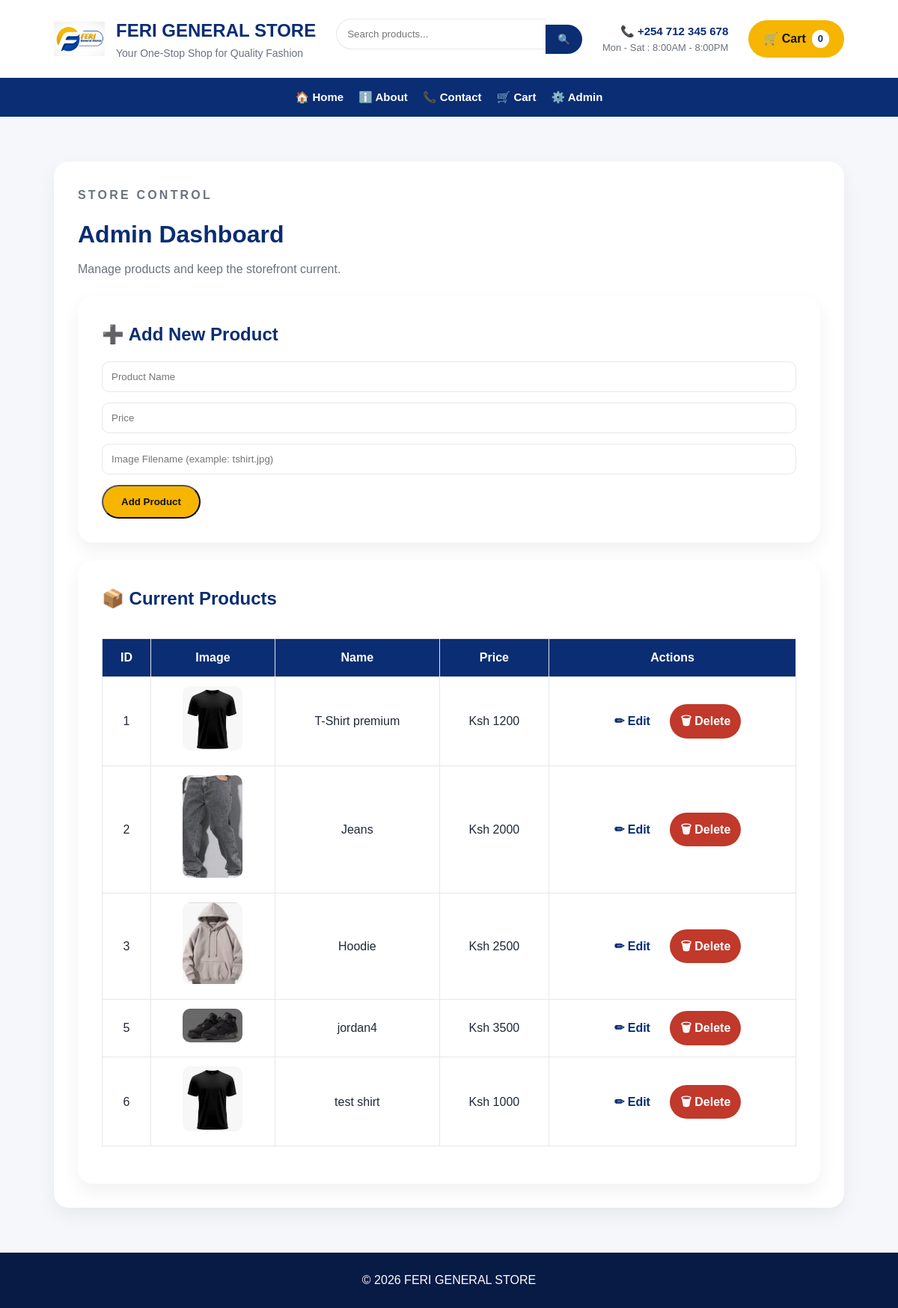
/admin, run on an earlier commit of the app's database.
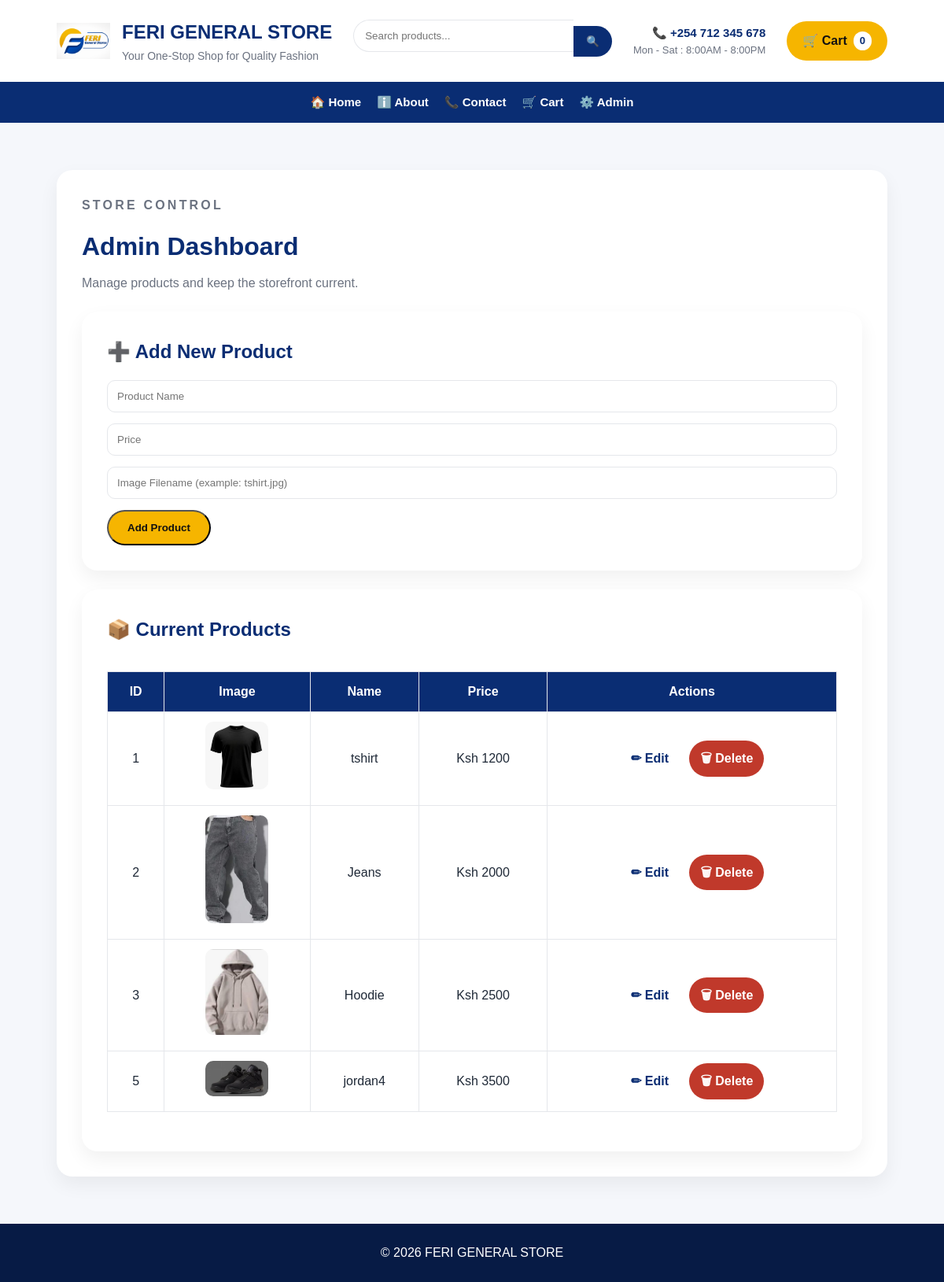
And on a later commit of the database.
### tables this page shows
CREATE TABLE products(
    id INTEGER PRIMARY KEY AUTOINCREMENT,
    name TEXT NOT NULL,
    price INTEGER NOT NULL,
    image TEXT NOT NULL
, category TEXT);

### app.py (the view)
@app.route("/admin")
def admin():
    connection = get_db_connection()
    cursor = connection.cursor()
    cursor.execute("SELECT * FROM products")
    products = cursor.fetchall()
    connection.close()
    return render_template("admin.html", products=products, cart_count=len(get_cart()))

### app.py (called while the page is built)
def get_db_connection():
    connection = sqlite3.connect("store.db")
    connection.row_factory = sqlite3.Row
    return connection

def get_cart():
    return session.get("cart", [])

### templates/admin.html (shortened to what this page needs)
{% extends "base.html" %}
{% block content %}
<section class="page-shell">
    <div class="page-card page-card-wide">
        <div class="section-heading">
            <p class="eyebrow">Store control</p>
            <h1>Admin Dashboard</h1>
            <p>Manage products and keep the storefront current.</p>
        </div>
        <div class="page-card" style="margin-bottom:24px;">
            <h2 style="color:#0A2D73; margin-bottom:16px;">➕ Add New Product</h2>
            <form action="{{ url_for('add_product') }}" method="POST">
                <input type="text" name="name" placeholder="Product Name" required>
                <input type="number" name="price" placeholder="Price" required>
                <input type="text" name="image" placeholder="Image Filename (example: tshirt.jpg)" required>
                <button type="submit" class="btn btn-primary">Add Product</button>
            </form>
        </div>
        <div class="page-card">
            <h2 style="color:#0A2D73; margin-bottom:16px;">📦 Current Products</h2>
            <div style="overflow-x:auto;">
                <table>
                    <thead>
                        <tr>
                            <th>ID</th>
                            <th>Image</th>
                            <th>Name</th>
                            <th>Price</th>
                            <th>Actions</th>
                        </tr>
                    </thead>
                    <tbody>
                        {% for product in products %}
                        <tr>
                            <td>{{ product.id }}</td>
                            <td><img src="{{ url_for('static', filename='uploads/' + product.image) }}" width="80" style="border-radius:10px;"></td>
                            <td>{{ product.name }}</td>
                            <td>Ksh {{ product.price }}</td>
                            <td>
                                <a href="{{ url_for('edit_product', product_id=product.id) }}" class="btn btn-secondary" style="padding:10px 14px; margin-right:8px;">✏ Edit</a>
                                <a href="{{ url_for('delete_product', product_id=product.id) }}" class="btn btn-primary" onclick="return confirm('Delete this product?');" style="padding:10px 14px; background:#c0392b; color:white;">🗑 Delete</a>
                            </td>
                        </tr>
                        {% endfor %}
                    </tbody>
                </table>
            </div>
        </div>
    </div>
</section>
{% endblock %}

### templates/base.html (shortened to what this page needs)
<!DOCTYPE html>
<html lang="en">
<head>
    <link rel="stylesheet" href="{{ url_for('static', filename='css/style.css') }}">
</head>
<body>
<header class="top-header">
    <div class="logo-section">
        <img src="{{ url_for('static', filename='images/feri-logo.png') }}" class="logo" alt="FERI logo">
        <div>
            <h1>FERI GENERAL STORE</h1>
            <p>Your One-Stop Shop for Quality Fashion</p>
        </div>
    </div>
    <div class="search-section">
        <form action="{{ url_for('home') }}" method="GET" class="search-box">
            <input type="text" name="search" placeholder="Search products..." value="{{ search if search else '' }}">
            <button type="submit">🔍</button>
        </form>
    </div>
    <div class="contact-section">
        <h3>📞 +254 712 345 678</h3>
        <p>Mon - Sat : 8:00AM - 8:00PM</p>
    </div>
    <div class="cart-section">
        <a href="{{ url_for('cart_page') }}">🛒 Cart <span class="cart-badge">{{ cart_count if cart_count is defined else 0 }}</span></a>
    </div>
</header>
<nav class="navbar">
    <a href="{{ url_for('home') }}">🏠 Home</a>
    <a href="{{ url_for('about_page') }}">ℹ️ About</a>
    <a href="{{ url_for('contact_page') }}">📞 Contact</a>
    <a href="{{ url_for('cart_page') }}">🛒 Cart</a>
    <a href="{{ url_for('admin') }}">⚙️ Admin</a>
</nav>
<main>
{% block content %}{% endblock %}
</main>
<footer>
    <p>© 2026 FERI GENERAL STORE</p>
</footer>
</body>
</html>

### static/css/style.css (style rules this page uses)
:root { --primary: #0A2D73; --primary-dark: #071b45; --accent: #F6B500; --accent-dark: #d79a00; --text: #1f2937; --muted: #6b7280; --border: #e5e7eb; --bg: #f5f7fb; }
* { margin: 0; padding: 0; box-sizing: border-box; font-family: Arial, Helvetica, sans-serif; }
html { scroll-behavior: smooth; }
body { background: var(--bg); color: var(--text); line-height: 1.6; }
a { text-decoration: none; }
img { max-width: 100%; }
.top-header { background: #fff; display: flex; justify-content: space-between; align-items: center; flex-wrap: wrap; gap: 16px; padding: 18px 6%; box-shadow: 0 6px 18px rgba(0, 0, 0, 0.06); }
.logo-section { display: flex; align-items: center; gap: 15px; }
.logo { width: 68px; height: 68px; object-fit: contain; }
.logo-section h1 { color: var(--primary); font-size: 24px; }
.logo-section p { color: var(--muted); font-size: 14px; }
.search-box { display: flex; align-items: center; }
.search-box input { width: 280px; padding: 12px 14px; border: 1px solid var(--border); border-right: none; border-radius: 999px 0 0 999px; outline: none; }
.search-box button { padding: 12px 16px; border: none; background: var(--primary); color: white; cursor: pointer; border-radius: 0 999px 999px 0; }
.contact-section { text-align: right; }
.contact-section h3 { color: var(--primary); font-size: 15px; }
.contact-section p { color: var(--muted); font-size: 13px; }
.cart-section a { text-decoration: none; background: var(--accent); color: #111; padding: 12px 20px; border-radius: 999px; font-weight: bold; display: inline-flex; align-items: center; gap: 8px; }
.cart-badge { background: #fff; color: var(--primary); border-radius: 999px; padding: 2px 8px; font-size: 13px; }
.navbar { background: var(--primary); display: flex; justify-content: center; flex-wrap: wrap; gap: 20px; padding: 14px; }
.navbar a { color: white; font-weight: bold; font-size: 15px; }
.eyebrow { text-transform: uppercase; color: var(--accent); letter-spacing: 0.2em; font-weight: bold; margin-bottom: 12px; }
.btn { display: inline-block; padding: 13px 24px; border-radius: 999px; font-weight: bold; transition: 0.3s ease; }
.btn-primary { background: var(--accent); color: #111; }
.btn-secondary { background: white; color: var(--primary); }
.page-shell { display: grid; grid-template-columns: repeat(auto-fit, minmax(320px, 1fr)); gap: 24px; padding: 60px 6%; }
.page-card { background: white; padding: 32px; border-radius: 20px; box-shadow: 0 10px 25px rgba(0, 0, 0, 0.06); }
.page-card-wide { grid-column: 1 / -1; }
.page-card h1 { color: var(--primary); font-size: 32px; margin-bottom: 16px; }
.section-heading { margin-bottom: 24px; }
.section-heading h1 { margin-bottom: 8px; }
.page-card p { color: var(--muted); margin-bottom: 14px; }
form input, form textarea { width: 100%; padding: 12px; margin-bottom: 14px; border: 1px solid var(--border); border-radius: 10px; outline: none; }
table { width: 100%; border-collapse: collapse; background: white; margin: 18px 0; }
th, td { padding: 12px; border: 1px solid var(--border); text-align: center; }
th { background: var(--primary); color: white; }
footer { background: var(--primary-dark); color: white; text-align: center; padding: 24px; }

What changed in the data, as far as the page shows it:
removed products: id "6", image (picture), name "test shirt", price "1000"
changed products id 1: name "T-Shirt premium" → "tshirt"
